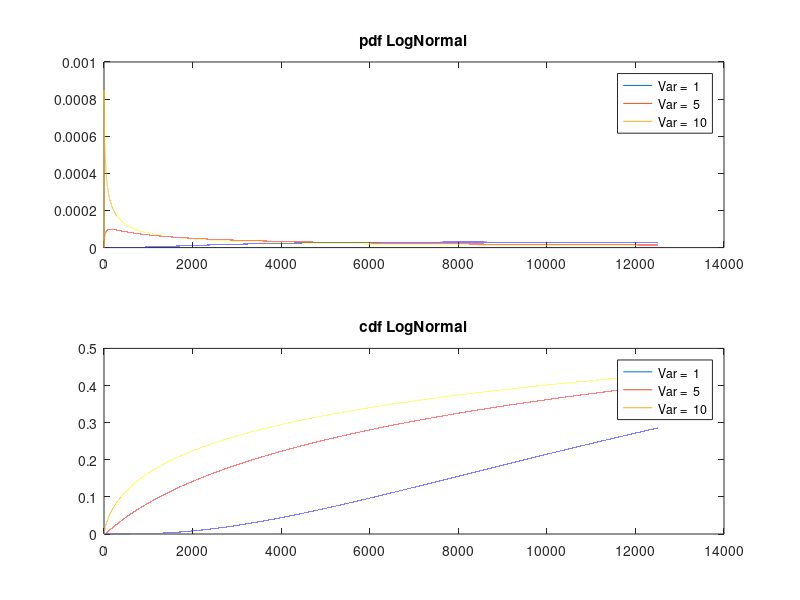
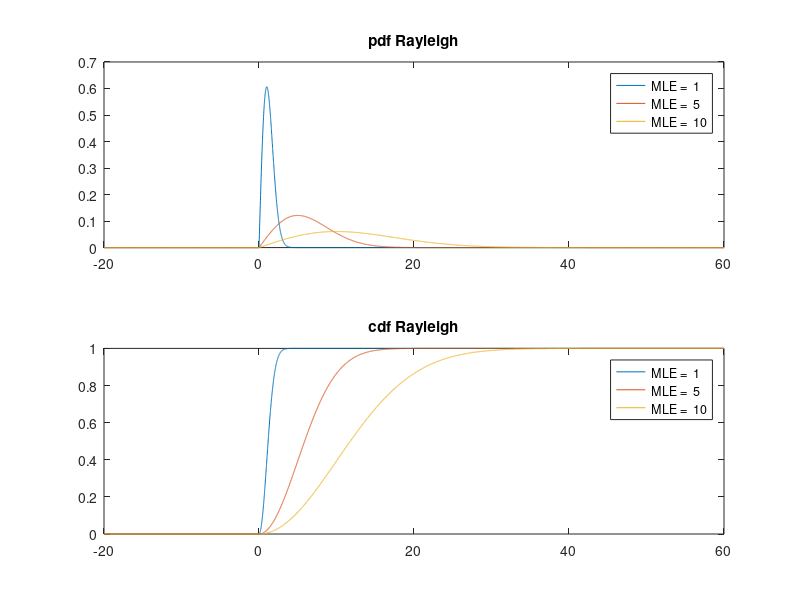
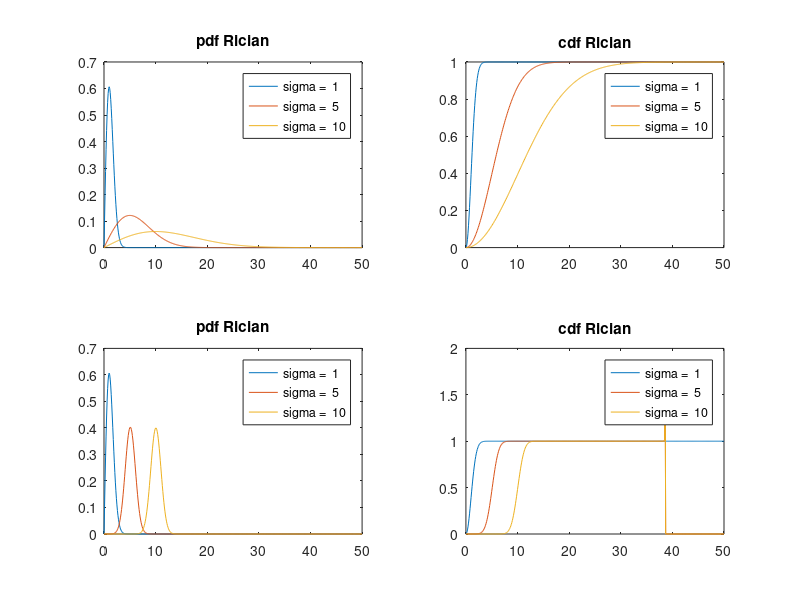
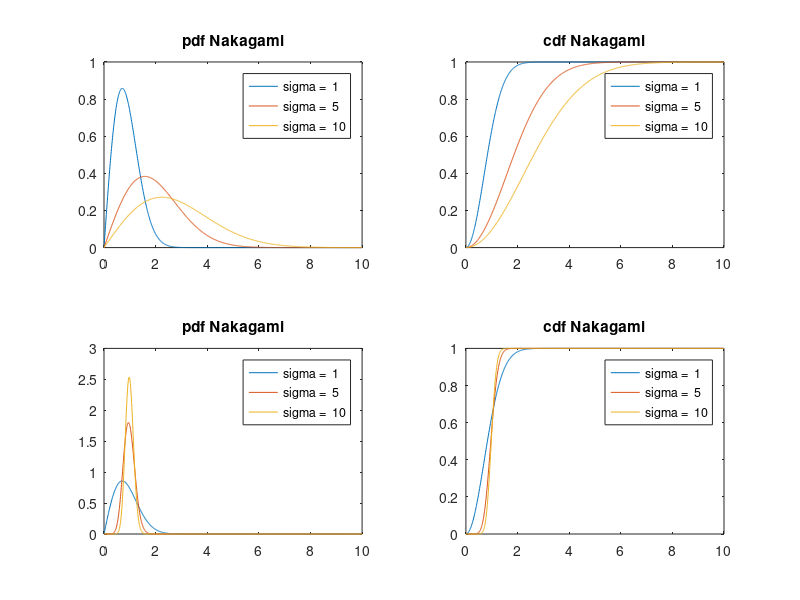

MATLAB code to generate these figures, in order: (Note: this script raises an error after producing the figures.)
clc ; clear ; close all;

%% LOGNORMAL DISTRIBUTION

x = (0:0.1:12500)';
Var=[1 5 10];
figure
chLegend = [];
for i=Var
    pdf = lognpdf(x,10,sqrt(i));
    cdf = logncdf(x,10,sqrt(i));
    subplot(2,1,1);
    plot(x,pdf);
    hold on
    subplot(2,1,2)
    plot(x,cdf)
    hold on
    chLegend = [chLegend; {['Var =  ' num2str(i)]}];
end
subplot(2,1,2);
legend(chLegend);
title('cdf LogNormal')
subplot(2,1,1);
title('pdf LogNormal')
legend(chLegend);

%% RAYLEIGH DISTRIBUTION
clc;
clear;
x = [-20:0.01:60];
MLE=[1 5 10]
figure
chLegend = [];
for i=MLE
    p = raylpdf(x,i);
    c = raylcdf(x,i);
    subplot(2,1,1);
    plot(x,p);
    hold on
    subplot(2,1,2)
    plot(x,c)
    hold on
    chLegend = [chLegend; {['MLE =  ' num2str(i)]}];
end
subplot(2,1,2);
legend(chLegend);
title('cdf Rayleigh')
subplot(2,1,1);
title('pdf Rayleigh')
legend(chLegend);

%% RICIAN DISTRIBUTION
clc;
clear;

sigma = [1 5 10]
Noncentrally = [0 5 10]

figure
chLegend = [];
chLegend1 = [];
for i=sigma
    pd = makedist('Rician','s',0,'sigma',i)
    x = (0:0.1:50);
    y = pdf(pd,x);
    y1 = cdf(pd,x);
    subplot(2,2,1)
    plot(x,y)
    hold on
    chLegend = [chLegend; {['sigma =  ' num2str(i)]}];
    subplot(2,2,2)
    plot(x,y1)
    hold on
    chLegend1 = [chLegend; {['Noncentrality =  ' num2str(0)]}];
end
subplot(2,2,1);
title('pdf Rician')
legend(chLegend);
subplot(2,2,2);
title('cdf Rician')
legend(chLegend1);
for i=Noncentrally
    pd = makedist('Rician','s',i,'sigma',1)
    x = (0:0.1:50)';
    y = pdf(pd,x);
    y1 = cdf(pd,x);
    subplot(2,2,3)
    plot(x,y)
    hold on
    chLegend = [chLegend; {['sigma =  ' num2str(1)]}];
    subplot(2,2,4)
    plot(x,y1)
    hold on
    chLegend1 = [chLegend; {['sigma =  ' num2str(i)]}];
end
subplot(2,2,3);
title('pdf Rician')
legend(chLegend);
subplot(2,2,4);
title('cdf Rician')
legend(chLegend1);

%% Nakagami Distribution
clc;
clear;

sigma = [1 5 10]

figure
chLegend = [];
chLegend1 = [];
for i=sigma
    pd = makedist('Nakagami','mu',1,'omega',i)
    x = (0:0.01:10)';
    y = pdf(pd,x);
    y1 = cdf(pd,x);
    subplot(2,2,1)
    plot(x,y)
    hold on
    chLegend = [chLegend; {['sigma =  ' num2str(i)]}];
    subplot(2,2,2)
    plot(x,y1)
    hold on
    chLegend1 = [chLegend; {['Noncentrality =  ' num2str(1)]}];
    
    pd = makedist('Nakagami','mu',i,'omega',1)
    y = pdf(pd,x);
    y1 = cdf(pd,x);
    subplot(2,2,3)
    plot(x,y)
    hold on
    chLegend1 = [chLegend1; {['sigma1 =  ' num2str(1)]}];
    subplot(2,2,4)
    plot(x,y1)
    hold on
    chLegend1 = [chLegend; {['Noncentrality =  ' num2str(i)]}];
end
subplot(2,2,1);
title('pdf Nakagami')
legend(chLegend);
subplot(2,2,2);
title('cdf Nakagami')
legend(chLegend);
subplot(2,2,3);
title('pdf Nakagami')
legend(chLegend1);
subplot(2,2,4);
title('cdf Nakagami')
legend(chLegend1);


%% Weilbull Distribution
clc;
clear;


sigma = [1 5 10]

figure
chLegend = [];
chLegend1 = [];
for i=sigma
    pd = makedist('Weibul','a',1,'b',i)
    x = (0:0.01:10)';
    y = pdf(pd,x);
    y1 = cdf(pd,x);
    subplot(2,2,1)
    plot(x,y)
    hold on
    chLegend = [chLegend; {['a =  ' num2str(i)]}];
    subplot(2,2,2)
    plot(x,y1)
    hold on
    
    
    pd = makedist('Weibull','a',i,'b',1)
    y = pdf(pd,x);
    y1 = cdf(pd,x);
    subplot(2,2,3)
    plot(x,y)
    hold on
    chLegend1 = [chLegend1; {['b =  ' num2str(i)]}];
    subplot(2,2,4)
    plot(x,y1)
    hold on
   
end
subplot(2,2,1);
title('pdf weilbull')
legend(chLegend);
subplot(2,2,2);
title('cdf weilbull')
legend(chLegend);
subplot(2,2,3);
title('pdf weilbull')
legend(chLegend1);
subplot(2,2,4);
title('cdf weilbull')
legend(chLegend1);

%% exponencial distribution
clc;
clear;


lambda = [2/5 1];

figure
chLegend = [];
for ik=lambda
    pd = makedist('Exponential','mu',ik)
    x = (0:0.1:50)';
    y = pdf(pd,x);
    y1 = cdf(pd,x);
    subplot(2,1,1)
    hold on
    plot(x,y)
    chLegend = [chLegend; {['lambda = ' num2str(ik)]}];
    subplot(2,1,2)
    hold on
    plot(x,y1)
    chLegend = [chLegend; {['lambda = ' num2str(ik)]}];

end
subplot(2,1,1);
title('pdf Exponencial')
legend(chLegend);
subplot(2,1,2);
title('cdf Exponencial')
legend(chLegend);